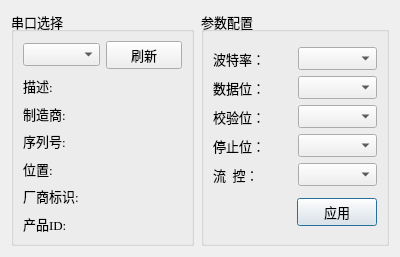
<?xml version="1.0" encoding="UTF-8"?>
<ui version="4.0">
 <class>SettingsDialog</class>
 <widget class="QDialog" name="SettingsDialog">
  <property name="geometry">
   <rect>
    <x>0</x>
    <y>0</y>
    <width>400</width>
    <height>257</height>
   </rect>
  </property>
  <property name="windowTitle">
   <string>Dialog</string>
  </property>
  <widget class="QGroupBox" name="parametersBox">
   <property name="geometry">
    <rect>
     <x>201</x>
     <y>11</y>
     <width>188</width>
     <height>235</height>
    </rect>
   </property>
   <property name="font">
    <font>
     <family>Times New Roman</family>
     <pointsize>10</pointsize>
    </font>
   </property>
   <property name="title">
    <string>参数配置</string>
   </property>
   <layout class="QVBoxLayout" name="verticalLayout">
    <item>
     <layout class="QGridLayout" name="gridLayout_2">
      <item row="0" column="0">
       <widget class="QLabel" name="baudRateLabel">
        <property name="font">
         <font>
          <family>Times New Roman</family>
          <pointsize>10</pointsize>
         </font>
        </property>
        <property name="text">
         <string>波特率：</string>
        </property>
       </widget>
      </item>
      <item row="0" column="1">
       <widget class="QComboBox" name="baudRateBox">
        <property name="font">
         <font>
          <family>Times New Roman</family>
          <pointsize>10</pointsize>
         </font>
        </property>
       </widget>
      </item>
      <item row="1" column="0">
       <widget class="QLabel" name="dataBitsLabel">
        <property name="font">
         <font>
          <family>Times New Roman</family>
          <pointsize>10</pointsize>
         </font>
        </property>
        <property name="text">
         <string>数据位：</string>
        </property>
       </widget>
      </item>
      <item row="1" column="1">
       <widget class="QComboBox" name="dataBitsBox">
        <property name="font">
         <font>
          <family>Times New Roman</family>
          <pointsize>10</pointsize>
         </font>
        </property>
       </widget>
      </item>
      <item row="2" column="0">
       <widget class="QLabel" name="parityLabel">
        <property name="font">
         <font>
          <family>Times New Roman</family>
          <pointsize>10</pointsize>
         </font>
        </property>
        <property name="text">
         <string>校验位：</string>
        </property>
       </widget>
      </item>
      <item row="2" column="1">
       <widget class="QComboBox" name="parityBox">
        <property name="font">
         <font>
          <family>Times New Roman</family>
          <pointsize>10</pointsize>
         </font>
        </property>
       </widget>
      </item>
      <item row="3" column="0">
       <widget class="QLabel" name="stopBitsLabel">
        <property name="font">
         <font>
          <family>Times New Roman</family>
          <pointsize>10</pointsize>
         </font>
        </property>
        <property name="text">
         <string>停止位：</string>
        </property>
       </widget>
      </item>
      <item row="3" column="1">
       <widget class="QComboBox" name="stopBitsBox">
        <property name="font">
         <font>
          <family>Times New Roman</family>
          <pointsize>10</pointsize>
         </font>
        </property>
       </widget>
      </item>
      <item row="4" column="0">
       <widget class="QLabel" name="flowControlLabel">
        <property name="font">
         <font>
          <family>Times New Roman</family>
          <pointsize>10</pointsize>
         </font>
        </property>
        <property name="text">
         <string>流  控：</string>
        </property>
       </widget>
      </item>
      <item row="4" column="1">
       <widget class="QComboBox" name="flowControlBox">
        <property name="font">
         <font>
          <family>Times New Roman</family>
          <pointsize>10</pointsize>
         </font>
        </property>
       </widget>
      </item>
     </layout>
    </item>
    <item>
     <layout class="QHBoxLayout" name="horizontalLayout">
      <item>
       <spacer name="horizontalSpacer">
        <property name="font">
         <font>
          <family>Times New Roman</family>
          <pointsize>10</pointsize>
         </font>
        </property>
        <property name="orientation">
         <enum>Qt::Horizontal</enum>
        </property>
        <property name="sizeHint" stdset="0">
         <size>
          <width>18</width>
          <height>20</height>
         </size>
        </property>
       </spacer>
      </item>
      <item>
       <widget class="QPushButton" name="btn_Apply">
        <property name="font">
         <font>
          <family>Times New Roman</family>
          <pointsize>10</pointsize>
         </font>
        </property>
        <property name="text">
         <string>应用</string>
        </property>
       </widget>
      </item>
     </layout>
    </item>
   </layout>
  </widget>
  <widget class="QGroupBox" name="selectBox">
   <property name="geometry">
    <rect>
     <x>11</x>
     <y>11</y>
     <width>183</width>
     <height>235</height>
    </rect>
   </property>
   <property name="minimumSize">
    <size>
     <width>180</width>
     <height>0</height>
    </size>
   </property>
   <property name="font">
    <font>
     <family>Times New Roman</family>
     <pointsize>10</pointsize>
    </font>
   </property>
   <property name="title">
    <string>串口选择</string>
   </property>
   <layout class="QGridLayout" name="gridLayout">
    <item row="0" column="0">
     <layout class="QHBoxLayout" name="horizontalLayout_2">
      <item>
       <widget class="QComboBox" name="serialPortInfoListBox">
        <property name="font">
         <font>
          <family>Times New Roman</family>
          <pointsize>10</pointsize>
         </font>
        </property>
       </widget>
      </item>
      <item>
       <widget class="QPushButton" name="btn_Refresh">
        <property name="sizePolicy">
         <sizepolicy hsizetype="Fixed" vsizetype="Fixed">
          <horstretch>0</horstretch>
          <verstretch>0</verstretch>
         </sizepolicy>
        </property>
        <property name="text">
         <string>刷新</string>
        </property>
       </widget>
      </item>
     </layout>
    </item>
    <item row="1" column="0">
     <widget class="QLabel" name="descriptionLabel">
      <property name="font">
       <font>
        <family>Times New Roman</family>
        <pointsize>10</pointsize>
       </font>
      </property>
      <property name="text">
       <string>描述:</string>
      </property>
     </widget>
    </item>
    <item row="2" column="0">
     <widget class="QLabel" name="manufacturerLabel">
      <property name="font">
       <font>
        <family>Times New Roman</family>
        <pointsize>10</pointsize>
       </font>
      </property>
      <property name="text">
       <string>制造商:</string>
      </property>
     </widget>
    </item>
    <item row="3" column="0">
     <widget class="QLabel" name="serialNumberLabel">
      <property name="font">
       <font>
        <family>Times New Roman</family>
        <pointsize>10</pointsize>
       </font>
      </property>
      <property name="text">
       <string>序列号:</string>
      </property>
     </widget>
    </item>
    <item row="4" column="0">
     <widget class="QLabel" name="locationLabel">
      <property name="font">
       <font>
        <family>Times New Roman</family>
        <pointsize>10</pointsize>
       </font>
      </property>
      <property name="text">
       <string>位置:</string>
      </property>
     </widget>
    </item>
    <item row="5" column="0">
     <widget class="QLabel" name="vidLabel">
      <property name="font">
       <font>
        <family>Times New Roman</family>
        <pointsize>10</pointsize>
       </font>
      </property>
      <property name="text">
       <string>厂商标识:</string>
      </property>
     </widget>
    </item>
    <item row="6" column="0">
     <widget class="QLabel" name="pidLabel">
      <property name="font">
       <font>
        <family>Times New Roman</family>
        <pointsize>10</pointsize>
       </font>
      </property>
      <property name="text">
       <string>产品ID:</string>
      </property>
     </widget>
    </item>
   </layout>
  </widget>
 </widget>
 <resources/>
 <connections/>
</ui>
